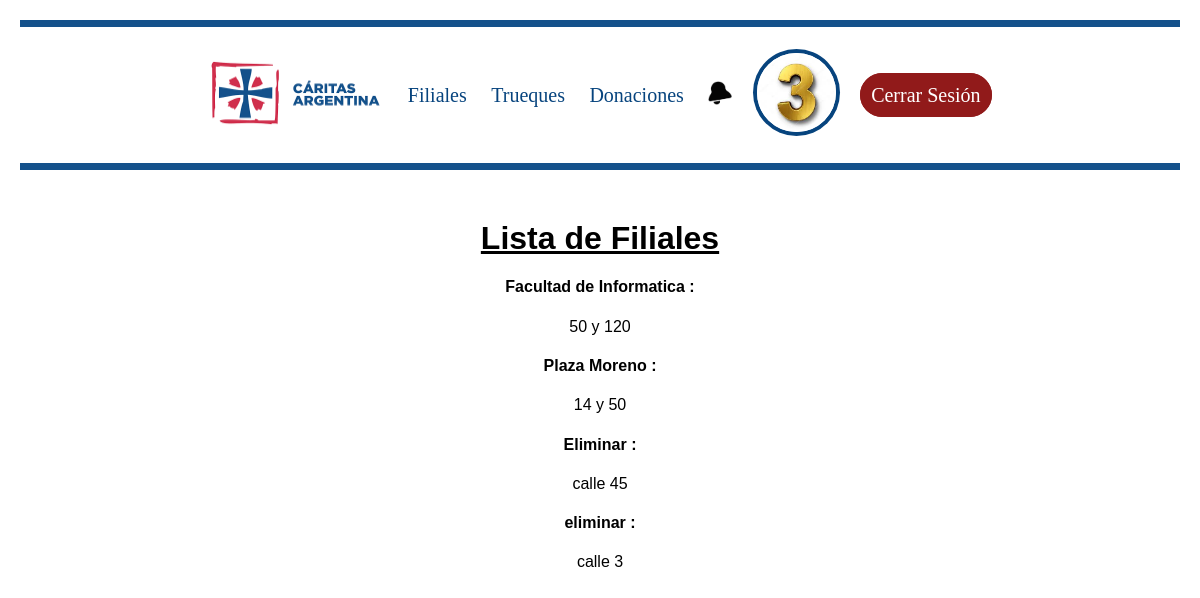
Screenshot of /filiales/list_filiales/ (signed in) with the database file from the repository.
### Filiales/models.py (models this page shows, shortened)
class Filial(models.Model):
    nombre = models.CharField(max_length=150, unique=False, null=True, blank=True)
    direccion = models.CharField(max_length=100, unique=True)
    ayudante = models.ForeignKey('accounts.Usuario', on_delete=models.SET_NULL, null=True, related_name='filiales_ayudadas')
    borrado = models.BooleanField(default=False)

### Filiales/views.py (the view, shortened to what this page needs)
# urls.py: path('list_filiales/', views.list_filiales, name="list_filiales"),
def list_filiales(request):
    filiales = Filial.objects.filter(borrado=False)
    return render(request, 'list_filiales.html', {'filiales': filiales})

### Caridas/context_processors.py (called while the page is built)
def notificaciones_no_leidas(request):
    if request.user.is_authenticated:
        return {
            'notificaciones_no_leidas': Notificacion.objects.filter(usuario=request.user, leida=False).count()
        }
    return {}

### Filiales/templates/list_filiales.html (shortened to what this page needs)
{% extends "base.html" %}
{% load static %}
{% block content %}
<link rel="stylesheet" href="{% static 'styles/mainFiliales.css' %}">
<div class="body">
    <div class="container mt-5">
        <h1><u> Lista de Filiales </u></h1>
        <div class="list-group">
            <div class="list-group-item">
                <ul>
                    {% for filial in filiales %}
                    <tr>
                        <h4>{{ filial.nombre }} :</h4>
                        <td>{{ filial.direccion }}</td>
                    </tr>
                    <br>
                    {% endfor %}
                </ul>
            </div>
        </div>
    </div>
</div>
{% endblock %}

### Caridas/static/styles/mainBase.css (style rules this page uses)
html { height: 100%; margin: 0; padding: 0; }
body { background-color: white; text-align: center; }

### Filiales/static/styles/mainFiliales.css (style rules this page uses)
body { font-family: Arial, sans-serif; margin: 20px; }
ul { list-style-type: none; padding: 0; }
.container { margin-top: 50px; }
.list-group { margin-top: 20px; }

### rows the page displays
Filial: nombre "Facultad de Informatica", direccion "50 y 120"
Filial: nombre "Plaza Moreno", direccion "14 y 50"
Filial: nombre "Eliminar", direccion "calle 45"
Filial: nombre "eliminar", direccion "calle 3"
